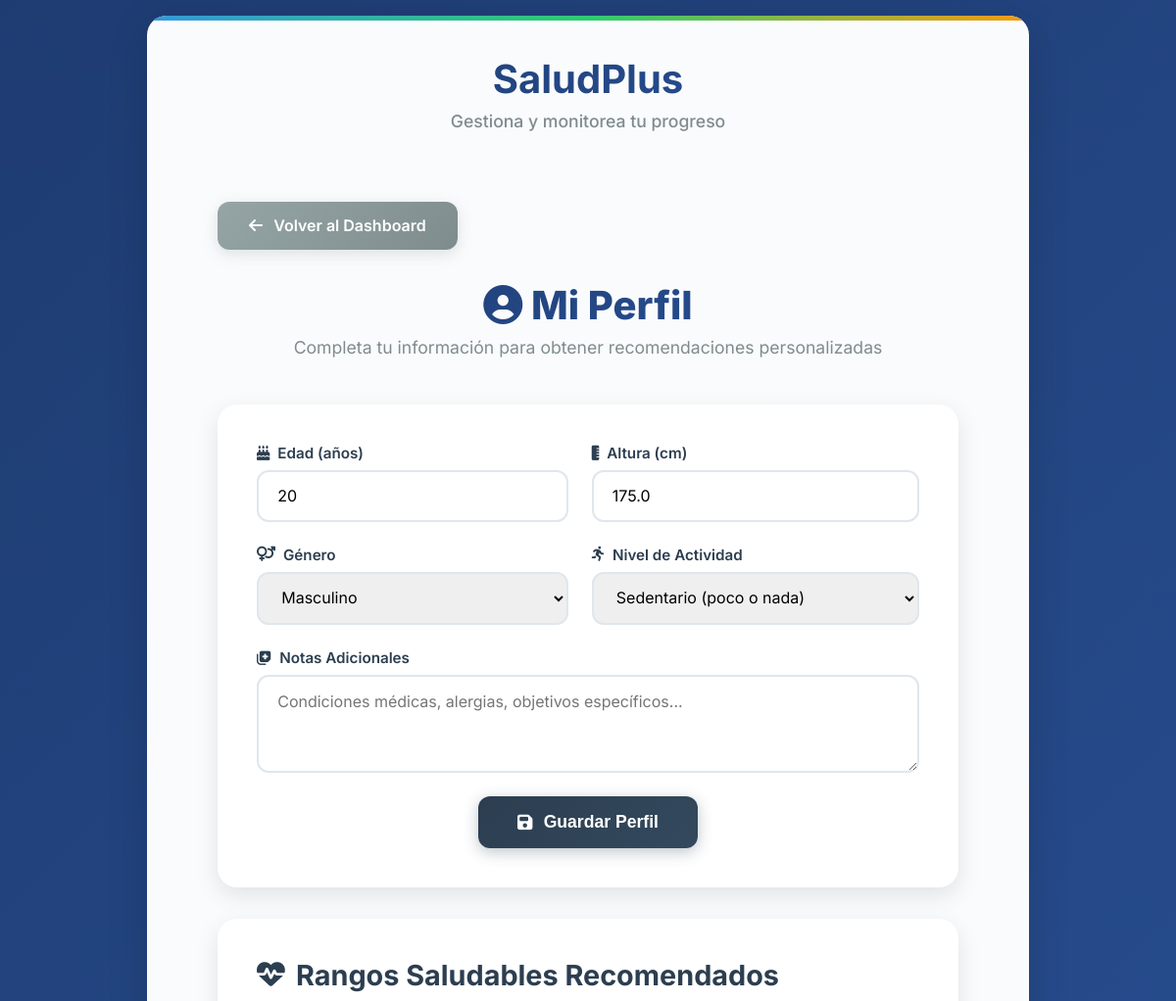
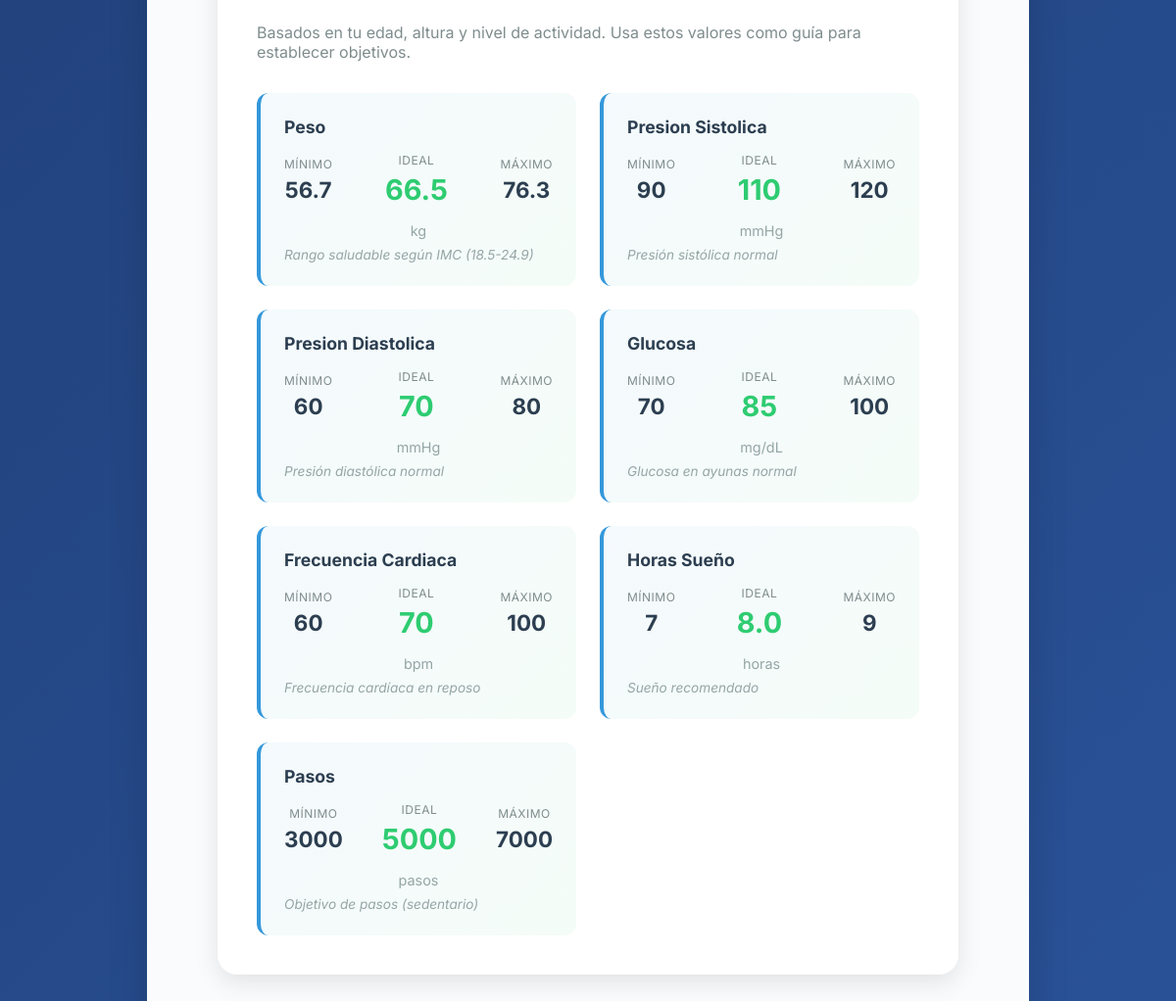
The page /perfil (signed in) on the database its author committed (2 pictures, top to bottom).
### app/models.py (models this page shows)
class PerfilUsuario(db.Model):
    id = db.Column(db.Integer, primary_key=True)
    usuario_id = db.Column(db.Integer, db.ForeignKey('usuario.id'), nullable=False, unique=True)
    edad = db.Column(db.Integer, nullable=True)
    altura = db.Column(db.Float, nullable=True)  # en cm
    genero = db.Column(db.String(20), nullable=True)  # 'masculino', 'femenino', 'otro'
    nivel_actividad = db.Column(db.String(20), nullable=True)  # 'sedentario', 'ligero', 'moderado', 'activo', 'muy_activo'
    fecha_nacimiento = db.Column(db.Date, nullable=True)
    notas = db.Column(db.Text, nullable=True)

### app/routes.py (the view, shortened to what this page needs)
@main.route('/perfil', methods=['GET', 'POST'])
@login_required
def perfil():
    from app.models import PerfilUsuario
    perfil_usuario = PerfilUsuario.query.filter_by(usuario_id=current_user.id).first()
    rangos = None
    if perfil_usuario and perfil_usuario.altura:
        rangos = calcular_rangos_saludables(perfil_usuario)
    return render_template('perfil.html', perfil=perfil_usuario, rangos=rangos)

### app/__init__.py (called while the page is built)
@login_manager.user_loader
def load_user(user_id):
    return Usuario.query.get(int(user_id))

### templates/perfil.html (shortened to what this page needs)
{% extends "base.html" %}
{% block content %}
<div class="perfil-container">
    <div style="margin-bottom: 2rem;">
        <a href="{{ url_for('main.dashboard') }}" class="btn-back">
            <i class="fas fa-arrow-left"></i> Volver al Dashboard
        </a>
    </div>
    <div class="perfil-header">
        <h1><i class="fas fa-user-circle"></i> Mi Perfil</h1>
        <p>Completa tu información para obtener recomendaciones personalizadas</p>
    </div>
    <form method="post" class="perfil-form">
        <div class="form-grid">
            <div class="form-group">
                <label>
                    <i class="fas fa-birthday-cake"></i> Edad (años)
                </label>
                <input type="number" name="edad" value="{{ perfil.edad if perfil else '' }}"
                       placeholder="Ej: 25" min="1" max="120">
            </div>
            <div class="form-group">
                <label>
                    <i class="fas fa-ruler-vertical"></i> Altura (cm)
                </label>
                <input type="number" step="0.1" name="altura" value="{{ perfil.altura if perfil else '' }}"
                       placeholder="Ej: 175" min="50" max="250">
            </div>
            <div class="form-group">
                <label>
                    <i class="fas fa-venus-mars"></i> Género
                </label>
                <select name="genero">
                    <option value="masculino" {% if perfil and perfil.genero == 'masculino' %}selected{% endif %}>Masculino</option>
                </select>
            </div>
            <div class="form-group">
                <label>
                    <i class="fas fa-running"></i> Nivel de Actividad
                </label>
                <select name="nivel_actividad">
                    <option value="sedentario" {% if perfil and perfil.nivel_actividad == 'sedentario' %}selected{% endif %}>Sedentario (poco o nada)</option>
                </select>
            </div>
            <div class="form-group full-width">
                <label>
                    <i class="fas fa-notes-medical"></i> Notas Adicionales
                </label>
                <textarea name="notas" placeholder="Condiciones médicas, alergias, objetivos específicos...">{{ perfil.notas if perfil else '' }}</textarea>
            </div>
        </div>
        <div style="text-align: center;">
            <button type="submit" class="btn-save">
                <i class="fas fa-save"></i> Guardar Perfil
            </button>
        </div>
    </form>
    {% if rangos %}
    <div class="rangos-section">
        <h2><i class="fas fa-heartbeat"></i> Rangos Saludables Recomendados</h2>
        <p style="color: #7f8c8d; margin-bottom: 2rem;">
            Basados en tu edad, altura y nivel de actividad. Usa estos valores como guía para establecer objetivos.
        </p>
        <div class="rangos-grid">
            {% for nombre, datos in rangos.items() %}
            <div class="rango-card">
                <h3>{{ nombre.replace('_', ' ').title() }}</h3>
                <div class="rango-values">
                    <div class="rango-value">
                        <div class="rango-value-label">Mínimo</div>
                        <div class="rango-value-num">{{ datos.min }}</div>
                    </div>
                    <div class="rango-value">
                        <div class="rango-value-label">Ideal</div>
                        <div class="rango-value-num ideal">{{ datos.ideal }}</div>
                    </div>
                    <div class="rango-value">
                        <div class="rango-value-label">Máximo</div>
                        <div class="rango-value-num">{{ datos.max }}</div>
                    </div>
                </div>
                <div style="text-align: center; color: #95a5a6; font-size: 0.9rem; margin-top: 0.5rem;">
                    {{ datos.unidad }}
                </div>
                <div class="rango-desc">{{ datos.descripcion }}</div>
            </div>
            {% endfor %}
        </div>
    </div>
    {% endif %}
</div>
{% endblock %}

### templates/base.html (style rules this page uses)
* { margin: 0; padding: 0; box-sizing: border-box; }
body { font-family: 'Inter', sans-serif; background: linear-gradient(135deg, #1e3c72 0%, #2a5298 100%); color: #2c3e50; min-height: 100vh; padding: 1rem; }
a { color: #3498db; text-decoration: none; transition: all 0.3s ease; }

### templates/perfil.html (style rules this page uses)
.perfil-container { max-width: 900px; margin: 2rem auto; padding: 2rem; }
.perfil-header { text-align: center; margin-bottom: 3rem; }
.perfil-header h1 { font-size: 2.5rem; font-weight: 800; background: linear-gradient(135deg, #1e3c72, #2a5298); -webkit-background-clip: text; -webkit-text-fill-color: transparent; margin-bottom: 0.5rem; }
.perfil-header p { color: #7f8c8d; font-size: 1.1rem; }
.perfil-form { background: white; border-radius: 20px; padding: 2.5rem; box-shadow: 0 8px 25px rgba(0,0,0,0.1); margin-bottom: 2rem; }
.form-grid { display: grid; grid-template-columns: repeat(2, 1fr); gap: 1.5rem; margin-bottom: 1.5rem; }
.form-group { display: flex; flex-direction: column; }
.form-group.full-width { grid-column: 1 / -1; }
.form-group label { font-weight: 600; color: #2c3e50; margin-bottom: 0.5rem; font-size: 0.95rem; display: flex; align-items: center; gap: 0.5rem; }
.form-group input, .form-group select, .form-group textarea { padding: 0.9rem 1.2rem; border: 2px solid #e0e6ed; border-radius: 12px; font-size: 1rem; transition: all 0.3s ease; font-family: 'Inter', sans-serif; }
.form-group textarea { resize: vertical; min-height: 100px; }
.btn-save { background: linear-gradient(135deg, #2c3e50, #34495e); color: white; padding: 1rem 2.5rem; border: none; border-radius: 12px; font-size: 1.1rem; font-weight: 600; cursor: pointer; transition: all 0.3s ease; display: inline-flex; align-items: center; gap: 0.7rem; box-shadow: 0 4px 15px rgba(44, 62, 80, 0.3); }
.rangos-section { background: white; border-radius: 20px; padding: 2.5rem; box-shadow: 0 8px 25px rgba(0,0,0,0.1); }
.rangos-section h2 { font-size: 1.8rem; font-weight: 700; color: #2c3e50; margin-bottom: 2rem; display: flex; align-items: center; gap: 0.7rem; }
.rangos-grid { display: grid; grid-template-columns: repeat(auto-fit, minmax(280px, 1fr)); gap: 1.5rem; }
.rango-card { background: linear-gradient(135deg, rgba(52,152,219,0.05), rgba(46,204,113,0.05)); border-left: 4px solid #3498db; padding: 1.5rem; border-radius: 12px; transition: all 0.3s ease; }
.rango-card h3 { font-size: 1.1rem; font-weight: 700; color: #2c3e50; margin-bottom: 0.8rem; text-transform: capitalize; }
.rango-values { display: flex; justify-content: space-between; align-items: center; margin: 1rem 0; }
.rango-value { text-align: center; }
.rango-value-label { font-size: 0.75rem; color: #7f8c8d; text-transform: uppercase; letter-spacing: 0.5px; margin-bottom: 0.3rem; }
.rango-value-num { font-size: 1.4rem; font-weight: 700; color: #2c3e50; }
.rango-value-num.ideal { color: #2ecc71; font-size: 1.8rem; }
.rango-desc { font-size: 0.85rem; color: #95a5a6; font-style: italic; margin-top: 0.5rem; }
.btn-back { background: linear-gradient(135deg, #95a5a6, #7f8c8d); color: white; padding: 0.9rem 2rem; border: none; border-radius: 12px; font-size: 1rem; font-weight: 600; cursor: pointer; transition: all 0.3s ease; display: inline-flex; align-items: center; gap: 0.7rem; text-decoration: none; box-shadow: 0 4px 15px rgba(149, 165, 166, 0.3); }

### rows shown on the page
PerfilUsuario: edad "20", altura "175.0", genero "Masculino", nivel_actividad "Sedentario (poco o nada)"

### other values the page prints
{{ nombre.replace('_', ' ').title() }} "Peso" "Presion Sistolica" "Presion Diastolica" "Glucosa" "Frecuencia Cardiaca" "Horas Sueño" "Pasos"
{{ datos.min }} "56.7" "90" "60" "70" "60" "7" "3000"
{{ datos.ideal }} "66.5" "110" "70" "85" "70" "8.0" "5000"
{{ datos.max }} "76.3" "120" "80" "100" "100" "9" "7000"
{{ datos.unidad }} "kg" "mmHg" "mmHg" "mg/dL" "bpm" "horas" "pasos"
{{ datos.descripcion }} "Rango saludable según IMC (18.5-24.9)" "Presión sistólica normal" "Presión diastólica normal" "Glucosa en ayunas normal" "Frecuencia cardíaca en reposo" "Sueño recomendado" "Objetivo de pasos (sedentario)"
